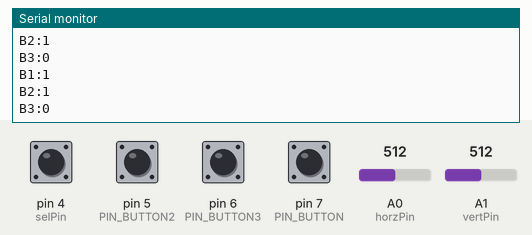
The sketch below on a simulated Arduino Leonardo, built with avr-gcc and run on an emulated ATmega32U4. Parts: the last lines printed to the serial monitor. Inputs (shaded band) come from the test bench; at power-on: pin 4 (selPin), pin 5 (PIN_BUTTON2), pin 6 (PIN_BUTTON3), pin 7 (PIN_BUTTON) HIGH, A0 (horzPin) = 512, A1 (vertPin) = 512. USB keyboard and mouse output is not drawn.

Above: at 2.2 s.
2.3 s: pin 5 (PIN_BUTTON2) pulled LOW for 0.15 s
At 2.31 s:
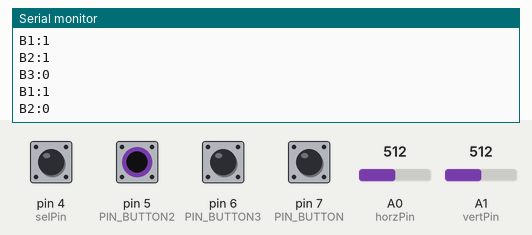
3.9 s: pin 6 (PIN_BUTTON3) pulled LOW for 0.15 s
At 3.92 s:
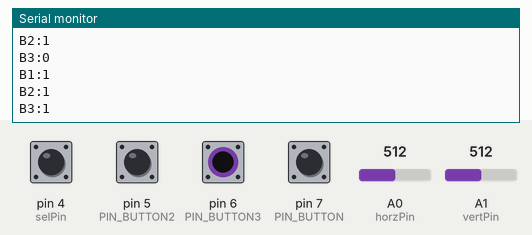
5.5 s: pin 7 (PIN_BUTTON) pulled LOW for 0.15 s
At 5.52 s:
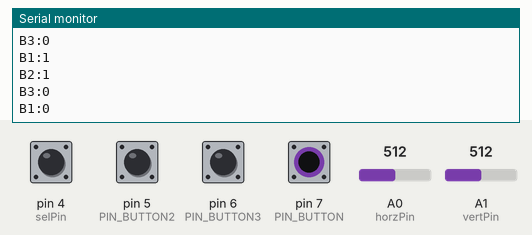
Timing chart, 0 to 8.5 s (numbered marks = the images above; inputs shaded):
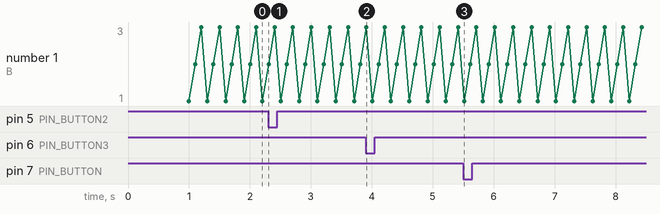

Measured:
- after the input at 2.3 s, the serial monitor: prints a new line at once (image 1)
- after the input at 3.9 s, the serial monitor: prints a new line at once (image 2)
- after the input at 5.5 s, the serial monitor: prints a new line at once (image 3)

The sketch:

JoystickMouseControl.ino
```cpp
#define PIN_BUTTON 7
#define PIN_BUTTON2 5
#define PIN_BUTTON3 6
#include <Mouse.h>
int horzPin = A0;  // Analog output of horizontal joystick pin
int vertPin = A1;  // Analog output of vertical joystick pin
int selPin = 4;  // select button pin of joystick

int vertZero, horzZero;  // Stores the initial value of each axis, usually around 512
int vertValue, horzValue;  // Stores current analog output of each axis
const int sensitivity = 40;  // Higher sensitivity value = slower mouse, should be <= about 500
int mouseClickFlag = 0;

int invertMouse = 1;        //Invert joystick based on orientation
//int invertMouse = -1;         //Noninverted joystick based on orientation

void setup()
{
  pinMode(horzPin, INPUT);  // Set both analog pins as inputs
  pinMode(vertPin, INPUT);
  pinMode(selPin, INPUT);  // set button select pin as input
  digitalWrite(selPin, HIGH);  // Pull button select pin high
  delay(1000);  // short delay to let outputs settle
  vertZero = analogRead(vertPin);  // get the initial values
  horzZero = analogRead(horzPin);  // Joystick should be in neutral position when reading these
  pinMode(PIN_BUTTON, INPUT_PULLUP);
  pinMode(PIN_BUTTON2, INPUT_PULLUP);
  pinMode(PIN_BUTTON3, INPUT_PULLUP);
  Serial.begin(9600);
  Mouse.begin(); //Init mouse emulation
}

void loop()
{
  vertValue = analogRead(vertPin) - vertZero;  // read vertical offset
  horzValue = analogRead(horzPin) - horzZero;  // read horizontal offset

  if (vertValue != 0)
    Mouse.move(0, (invertMouse * (vertValue / sensitivity)), 0); // move mouse on y axis
  if (horzValue != 0)
    Mouse.move((invertMouse * (horzValue / sensitivity)), 0, 0); // move mouse on x axis

  if ((digitalRead(selPin) == 1) && (!mouseClickFlag))  // if the joystick button is pressed
  {
    mouseClickFlag = 1;
    Mouse.press(MOUSE_LEFT);  // click the left button down
  }
  else if ((digitalRead(selPin) == 0) && (mouseClickFlag)) // if the joystick button is not pressed
  {
    mouseClickFlag = 0;
    Mouse.release(MOUSE_LEFT);
  }
  if (digitalRead(PIN_BUTTON) == HIGH) {
    Serial.write("B1:1\n");
  } else {
    Serial.write("B1:0\n");
  }
  delay(100);
  vertValue = analogRead(vertPin) - vertZero;  // read vertical offset
  horzValue = analogRead(horzPin) - horzZero;  // read horizontal offset
  if (vertValue != 0)
    Mouse.move(0, (invertMouse * (vertValue / sensitivity)), 0); // move mouse on y axis
  if (horzValue != 0)
    Mouse.move((invertMouse * (horzValue / sensitivity)), 0, 0); // move mouse on x axis

  if ((digitalRead(selPin) == 1) && (!mouseClickFlag))  // if the joystick button is pressed
  {
    mouseClickFlag = 1;
    Mouse.press(MOUSE_LEFT);  // click the left button down
  }
  else if ((digitalRead(selPin) == 0) && (mouseClickFlag)) // if the joystick button is not pressed
  {
    mouseClickFlag = 0;
    Mouse.release(MOUSE_LEFT);
  }
  if (digitalRead(PIN_BUTTON2) == HIGH) {
    Serial.write("B2:1\n");
  } else {
    Serial.write("B2:0\n");
  }
  delay(100);
  vertValue = analogRead(vertPin) - vertZero;  // read vertical offset
  horzValue = analogRead(horzPin) - horzZero;  // read horizontal offset
  if (vertValue != 0)
    Mouse.move(0, (invertMouse * (vertValue / sensitivity)), 0); // move mouse on y axis
  if (horzValue != 0)
    Mouse.move((invertMouse * (horzValue / sensitivity)), 0, 0); // move mouse on x axis

  if ((digitalRead(selPin) == 1) && (!mouseClickFlag))  // if the joystick button is pressed
  {
    mouseClickFlag = 1;
    Mouse.press(MOUSE_LEFT);  // click the left button down
  }
  else if ((digitalRead(selPin) == 0) && (mouseClickFlag)) // if the joystick button is not pressed
  {
    mouseClickFlag = 0;
    Mouse.release(MOUSE_LEFT);
  }
  if (digitalRead(PIN_BUTTON3) == LOW) {
    Serial.write("B3:1\n");
  } else {
    Serial.write("B3:0\n");
  }
  delay(100);
}
```
